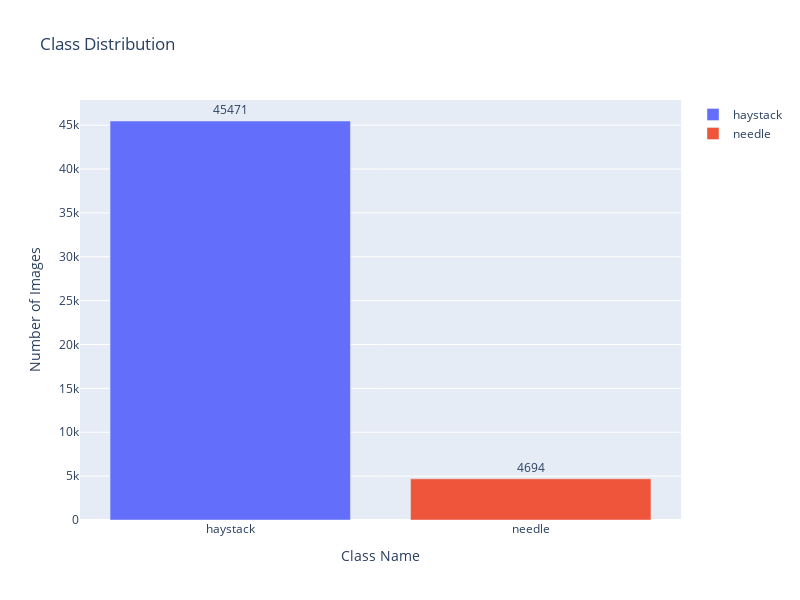

Write notebook code for a chart like this one.
### Markdown cell above
# Class Distribution
**Tfrecord** dataset has total **20** files and for proper validatoin scheme, each has been made stratifing `target` & `group` feature.

### Code cell
from plotly.offline import init_notebook_mode, iplot, plot
import plotly as py
import plotly.express as px
init_notebook_mode(connected=True)
import plotly.graph_objs as go

fig = go.Figure(data=[
    go.Bar(name='haystack', 
           y=train_df.target.value_counts().values[0:1],
           x=['haystack'],
           text = train_df.target.value_counts()[0:1],
           orientation='v',
           textposition='outside',),
    go.Bar(name='needle', 
           y=train_df.target.value_counts().values[1:],
           x=['needle'],
           text = train_df.target.value_counts()[1:],
           orientation='v',
           textposition='outside',)
])
# Change the bar mode
fig.update_layout(
                  width=800,
                  height=600,
                  title=f'Class Distribution',
                  yaxis_title='Number of Images',
                  xaxis_title='Class Name',)
iplot(fig)

### Figure 1 — Plotly figure (JSON) as saved in the notebook; plotly's stock layout.template omitted (floating-point values rounded to 4 significant figures)
{"data": [{"name": "haystack", "orientation": "v", "text": [45470.0], "textposition": "outside", "type": "bar", "x": ["haystack"], "y": [45471]}, {"name": "needle", "orientation": "v", "text": [4694.0], "textposition": "outside", "type": "bar", "x": ["needle"], "y": [4694]}], "layout": {"height": 600, "title": {"text": "Class Distribution"}, "width": 800, "xaxis": {"title": {"text": "Class Name"}}, "yaxis": {"title": {"text": "Number of Images"}}}}
